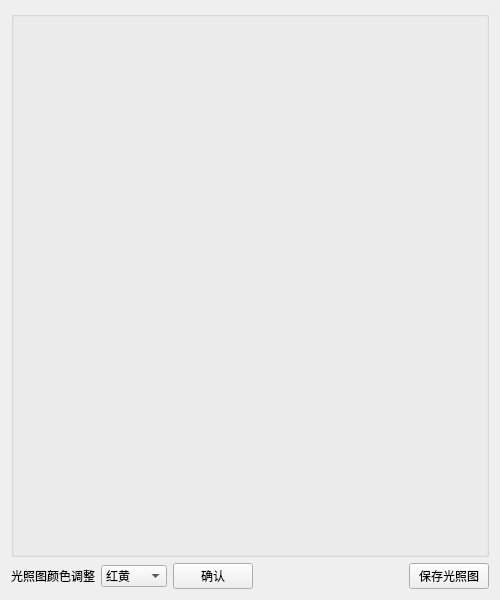
<?xml version="1.0" encoding="UTF-8"?>
<ui version="4.0">
 <class>Form</class>
 <widget class="QWidget" name="Form">
  <property name="geometry">
   <rect>
    <x>0</x>
    <y>0</y>
    <width>500</width>
    <height>600</height>
   </rect>
  </property>
  <property name="minimumSize">
   <size>
    <width>500</width>
    <height>600</height>
   </size>
  </property>
  <property name="windowTitle">
   <string>光照图</string>
  </property>
  <property name="windowIcon">
   <iconset>
    <normaloff>resource/image/denoise.png</normaloff>resource/image/denoise.png</iconset>
  </property>
  <layout class="QVBoxLayout" name="verticalLayout">
   <item>
    <widget class="QGroupBox" name="groupBox">
     <property name="title">
      <string/>
     </property>
    </widget>
   </item>
   <item>
    <layout class="QHBoxLayout" name="horizontalLayout">
     <item>
      <widget class="QLabel" name="label">
       <property name="text">
        <string>光照图颜色调整</string>
       </property>
      </widget>
     </item>
     <item>
      <widget class="QComboBox" name="colorComboBox">
       <item>
        <property name="text">
         <string>红黄</string>
        </property>
       </item>
       <item>
        <property name="text">
         <string>灰色</string>
        </property>
       </item>
       <item>
        <property name="text">
         <string>红粉</string>
        </property>
       </item>
       <item>
        <property name="text">
         <string>蓝绿</string>
        </property>
       </item>
       <item>
        <property name="text">
         <string>黄绿蓝</string>
        </property>
       </item>
       <item>
        <property name="text">
         <string>粉蓝</string>
        </property>
       </item>
      </widget>
     </item>
     <item>
      <widget class="QPushButton" name="confirmBtn">
       <property name="text">
        <string>确认</string>
       </property>
      </widget>
     </item>
     <item>
      <spacer name="horizontalSpacer">
       <property name="orientation">
        <enum>Qt::Horizontal</enum>
       </property>
       <property name="sizeHint" stdset="0">
        <size>
         <width>40</width>
         <height>20</height>
        </size>
       </property>
      </spacer>
     </item>
     <item>
      <widget class="QPushButton" name="saveIlluMapBtn">
       <property name="text">
        <string>保存光照图</string>
       </property>
      </widget>
     </item>
    </layout>
   </item>
  </layout>
 </widget>
 <resources/>
 <connections/>
</ui>
